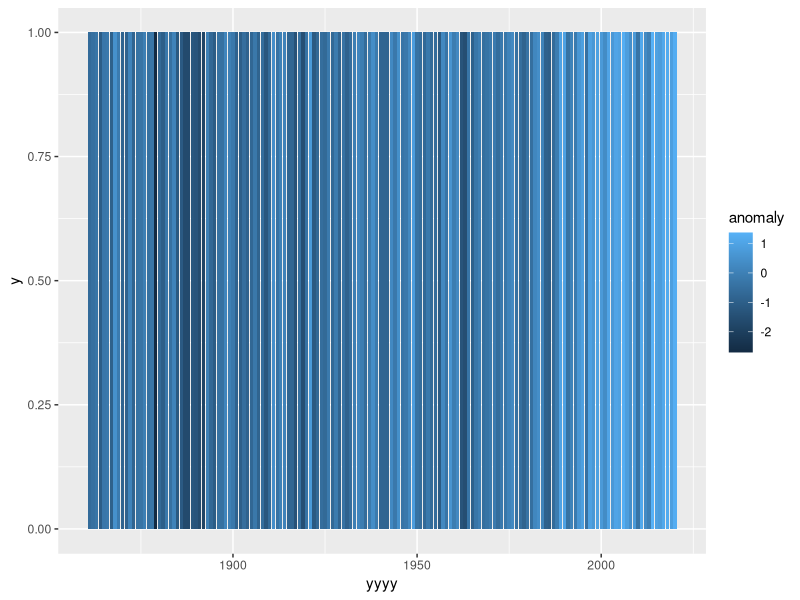
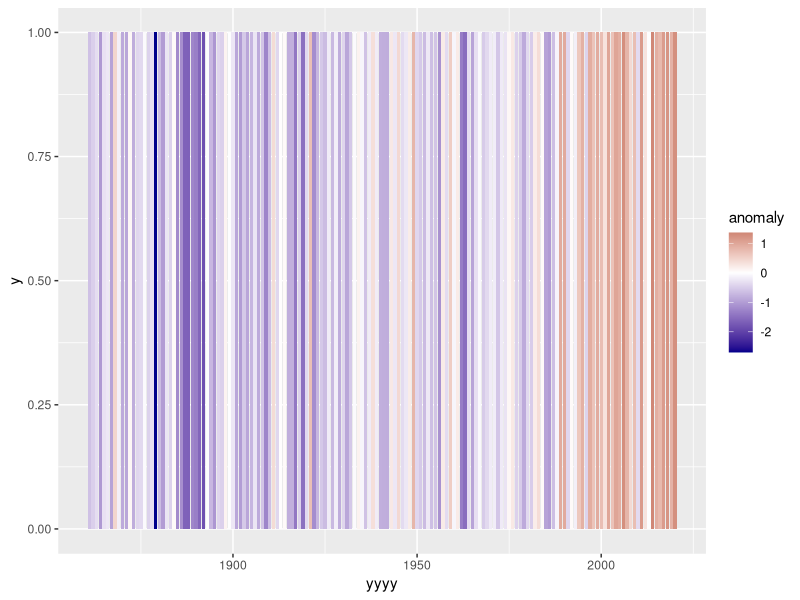
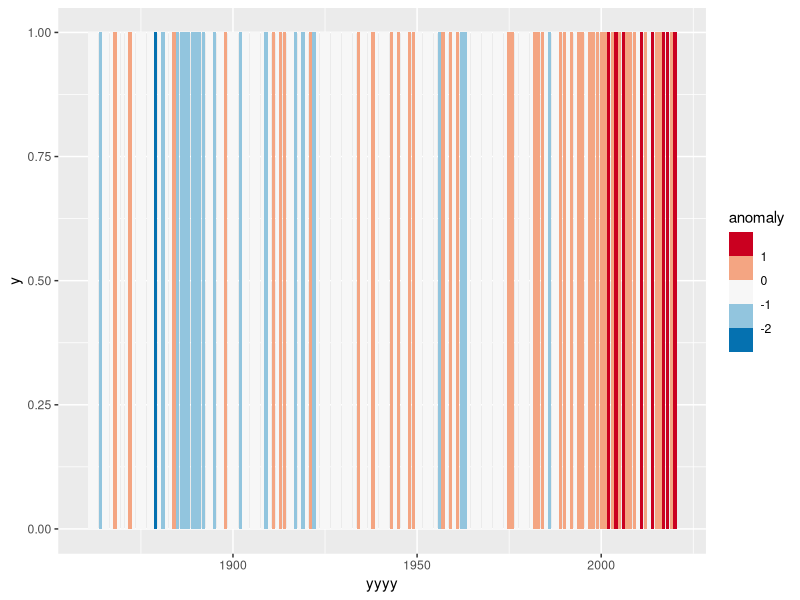
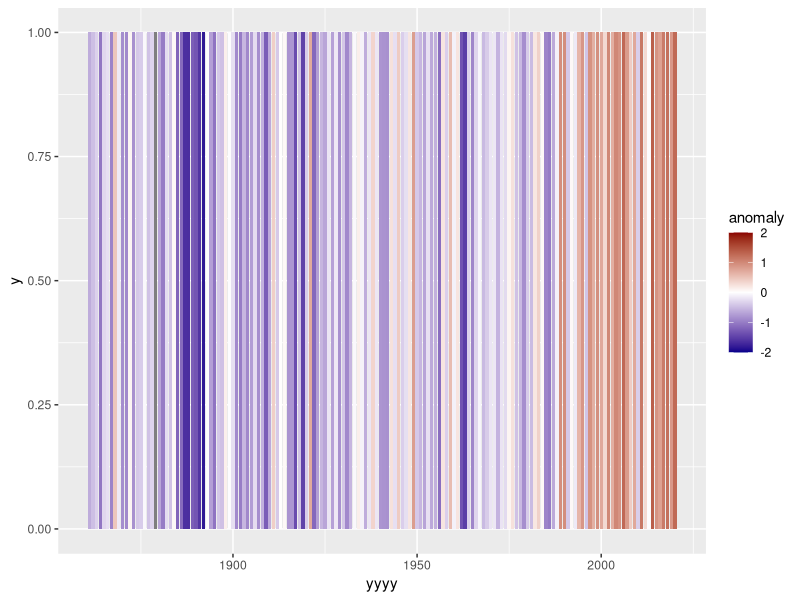
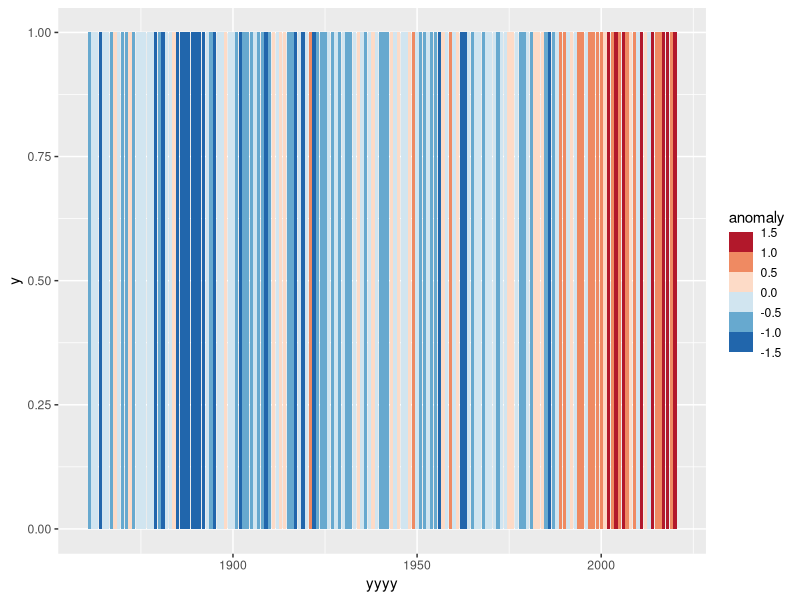
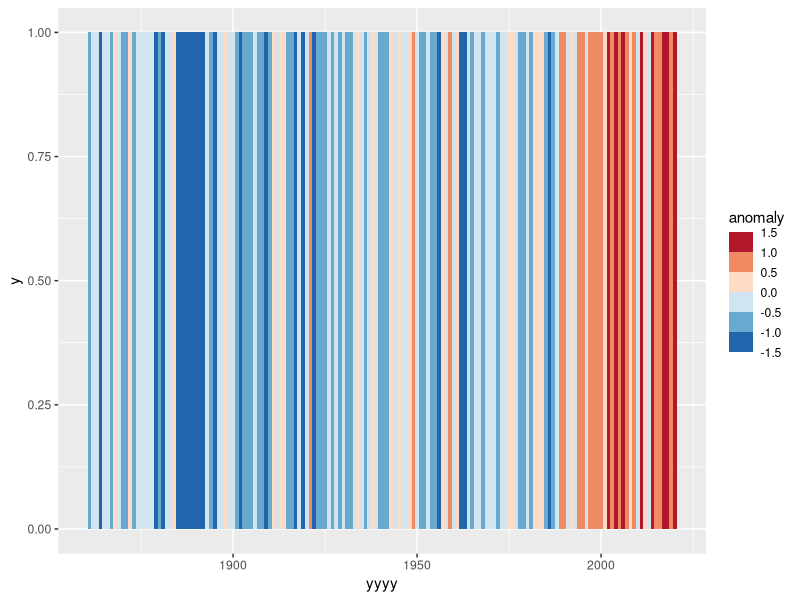
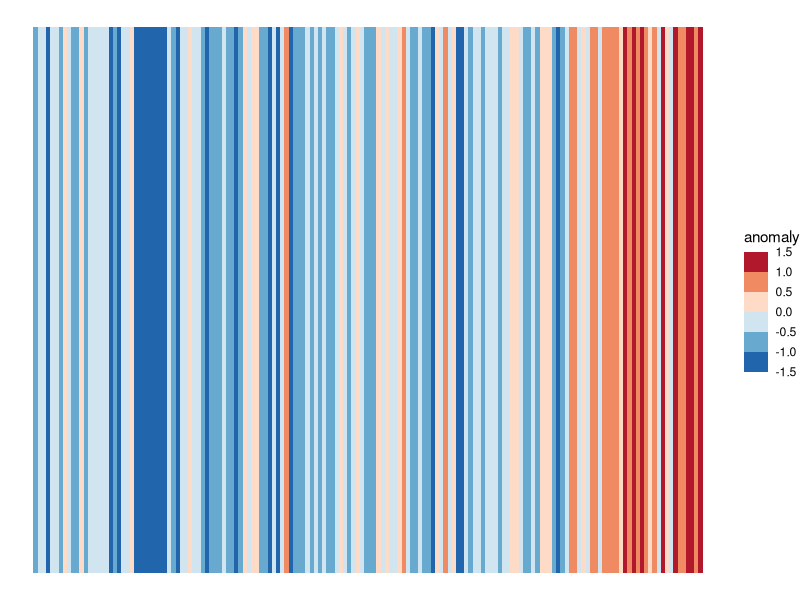
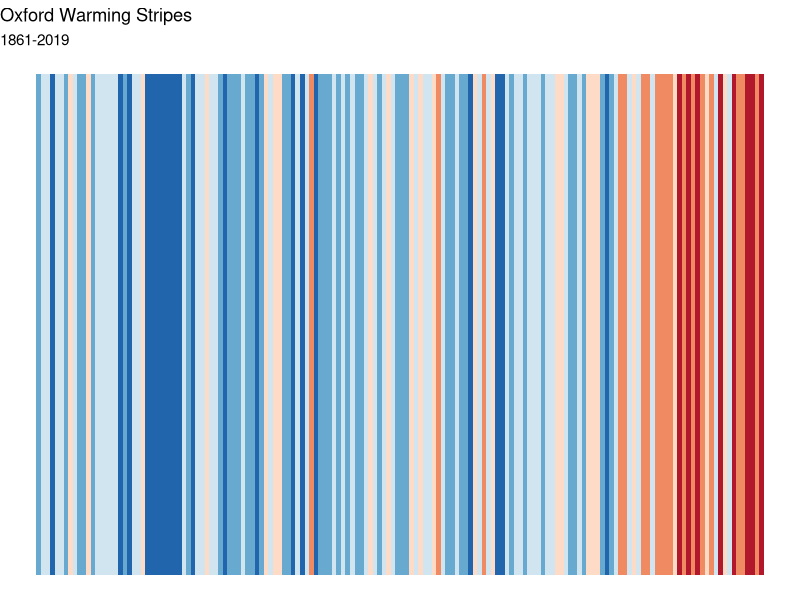

Recreate these plots in R, in order.
## ---- chunk 1
library(dplyr)
library(ggplot2)
## ---- chunk 2
oxford_data<-read.csv("oxford_data.csv")
## ---- chunk 3
summary(oxford_data)
## ---- chunk 4
oxford_data$tmin
## ---- chunk 5
oxford_data<-read.csv("oxford_data.csv",na.strings = "---")
## ---- chunk 6
summary(oxford_data)
## ---- chunk 7
oxford_data<-
  oxford_data %>%
    mutate(tmean=(tmin+tmax)/2)
## ---- chunk 8
refmean=oxford_data %>%
  filter(yyyy>=1971 & yyyy<=2000) %>%
    summarise(mean=mean(tmean))


## ---- chunk 9
oxford_data %>%
  group_by(yyyy) %>%
    summarise(tmean=mean(tmean))
## ---- chunk 10
oxford_data %>%
  group_by(yyyy) %>%
    summarise(tmean=mean(tmean)) %>%
        mutate(anomaly=tmean-refmean$mean)
## ---- chunk 11
oxford_plot_data<-
  oxford_data %>%
  group_by(yyyy) %>%
    summarise(tmean=mean(tmean)) %>%
        mutate(anomaly=tmean-refmean$mean)%>%
          filter(yyyy>=1861)
## ---- chunk 12
ggplot(data=oxford_plot_data,aes(x=yyyy,y=1,fill=anomaly))+
  geom_col()
## ---- chunk 13
ggplot(data=oxford_plot_data,aes(x=yyyy,y=1,fill=anomaly))+
  geom_col()+
    scale_fill_gradient2(low = "darkblue",mid="white",high="darkred")
## ---- chunk 14
ggplot(data=oxford_plot_data,aes(x=yyyy,y=1,fill=anomaly))+
  geom_col()+
    scale_fill_fermenter(palette="RdBu")
## ---- chunk 15
ggplot(data=oxford_plot_data,aes(x=yyyy,y=1,fill=anomaly))+
  geom_col()+
    scale_fill_gradient2(low = "darkblue",mid="white",high="darkred",limits=c(-2,2))
## ---- chunk 16
ggplot(data=oxford_plot_data,aes(x=yyyy,y=1,fill=anomaly))+
  geom_col()+
    scale_fill_fermenter(palette="RdBu",limits=c(-1.5,1.5))
## ---- chunk 17
ggplot(data=oxford_plot_data,aes(x=yyyy,y=1,fill=anomaly))+
  geom_col(width=1)+
    scale_fill_fermenter(palette="RdBu",limits=c(-1.5,1.5))
## ---- chunk 18
ggplot(data=oxford_plot_data,aes(x=yyyy,y=1,fill=anomaly))+
  geom_col(width=1)+
    scale_fill_fermenter(palette="RdBu",limits=c(-1.5,1.5))+
    theme_void()
## ---- chunk 19
ggplot(data=oxford_plot_data,aes(x=yyyy,y=1,fill=anomaly))+
  geom_col(width=1,show.legend = FALSE)+
    scale_fill_fermenter(palette="RdBu",limits=c(-1.5,1.5))+
    theme_void()+
      labs(title="Oxford Warming Stripes",subtitle = "1861-2019")
## ---- chunk 20
oxford_data %>%
  mutate(tave=(tmax+tmin)/2) %>%
    group_by(yyyy) %>%
      summarise(tave=mean(tave)) %>%
        filter(yyyy>1860) %>%
          mutate(ref_temp=ifelse(yyyy>=1971 & yyyy <=2000, tave,NA)) %>%
            mutate(ref_ave=mean(ref_temp,na.rm=TRUE)) %>%
              mutate(anomaly=tave-ref_ave) %>%
                ggplot(aes(x=yyyy,fill=anomaly,y=1))+
                   geom_col(show.legend = FALSE,width=1)+
                     scale_fill_fermenter(palette="RdBu",limits=c(-1.5,1.5))+
                        theme_void()+
                           labs(fill="Temperature Anomaly",title="Oxford Warming Stripes",subtitle = "1861-2019")
